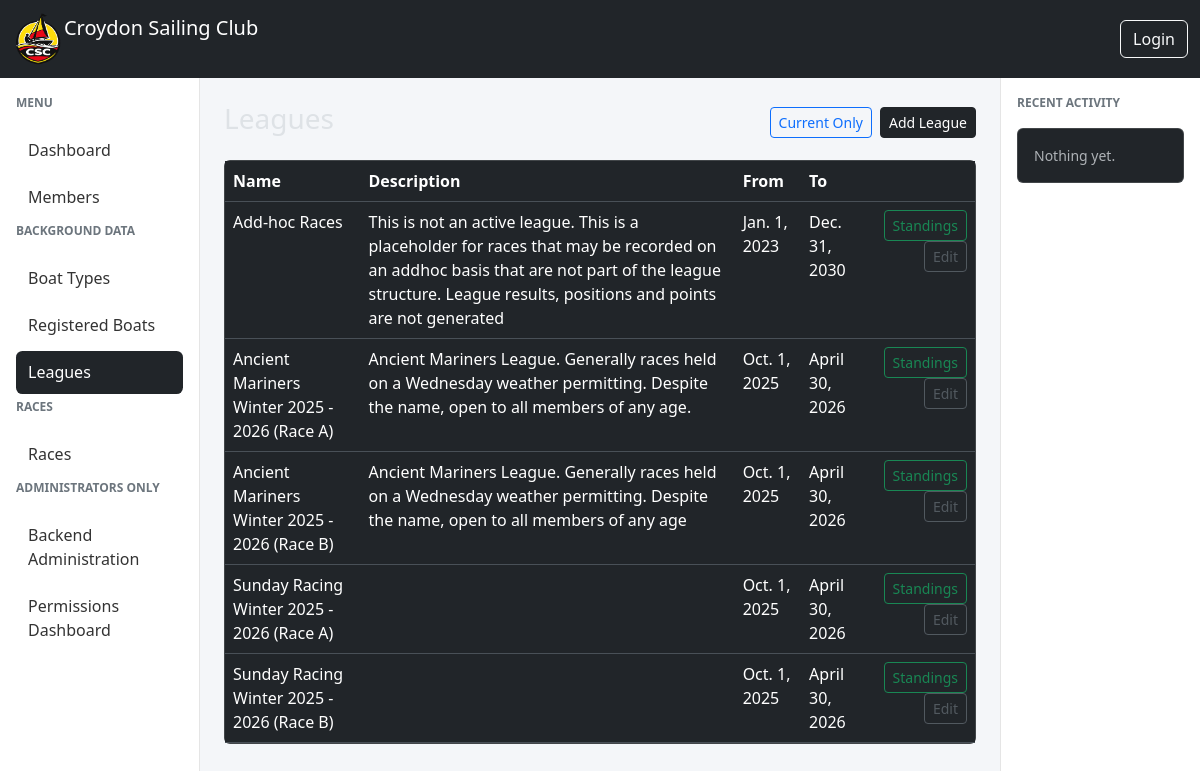
Screenshot of /leagues/ with the database file from the repository.
### races/models.py (models this page shows, shortened)
class League(models.Model):
    name = models.CharField(max_length=200, unique=True)
    description = models.CharField(max_length=200, blank=True)
    date_from = models.DateField(help_text='The first date a race can be added to this league')
    date_to = models.DateField(help_text='The last date a race can be added to this league')

### races/views.py (the view)
# urls.py: path("leagues/", LeagueListView.as_view(), name="leagues-list"),
class LeagueListView(ListView):
    model = League
    template_name = "races/leagues_list.html"
    context_object_name = "leagues"
    ordering = ["date_from"]
    def get_queryset(self):
        qs = super().get_queryset()
        current = self.request.GET.get("current")
        if current:
            today = timezone.now().date()
            qs = qs.filter(date_from__lte=today, date_to__gte=today)
        return qs

### races/templates/races/leagues_list.html (shortened to what this page needs)
{% extends "base.html" %}
{% block content %}
<div class="d-flex justify-content-between align-items-center mb-3">
    <h3>Leagues</h3>
    <div class="d-flex gap-2">
        {% if request.GET.current %}
            <a href="{% url 'leagues-list' %}"
               class="btn btn-outline-secondary btn-sm">
                Show All
            </a>
        {% else %}
            <a href="?current=1"
               class="btn btn-outline-primary btn-sm">
                Current Only
            </a>
        {% endif %}
        <a href="{% url 'leagues-add' %}" class="btn btn-dark btn-sm">
            Add League
        </a>
    </div>
</div>
<div class="card">
    <div class="table-responsive">
        <table class="table table-hover mb-0">
            <thead>
                <tr>
                    <th>Name</th>
                    <th>Description</th>
                    <th>From</th>
                    <th>To</th>
                    <th></th>
                </tr>
            </thead>
            <tbody>
                {% for league in leagues %}
                <tr>
                    <td>{{ league.name }}</td>
                    <td>{{ league.description }}</td>
                    <td>{{ league.date_from }}</td>
                    <td>{{ league.date_to }}</td>
                    <td class="text-end">
                        <a href="{% url 'league-table' league.pk %}"
                            class="btn btn-sm btn-outline-success">
                            Standings
                        </a>
                        {% if perms.races.change_league %}
                            <a href="{% url 'leagues-edit' league.pk %}"
                            class="btn btn-sm btn-outline-primary">
                                Edit
                            </a>
                        {% else %}
                            <a href="{% url 'leagues-edit' league.pk %}"
                            class="btn btn-sm btn-outline-secondary disabled">
                                Edit
                            </a>
                        {% endif %}
                    </td>
                </tr>
                {% empty %}
                <tr>
                    <td colspan="4" class="text-center text-muted">
                        No Leagues yet.
                    </td>
                </tr>
                {% endfor %}
            </tbody>
        </table>
    </div>
</div>
{% endblock %}

### csc_manager/templates/base.html (style rules this page uses)
body { background-color: #f4f6f9; }

### rows the page displays
League: name "Add-hoc Races", description "This is not an active league. This is a placeholder for races that may be recorded on an addhoc basis that are not part of the league structure. League results, positions and points are not generated", date_from "Jan. 1, 2023", date_to "Dec. 31, 2030"
League: name "Ancient Mariners Winter 2025 - 2026 (Race A)", description "Ancient Mariners League. Generally races held on a Wednesday weather permitting. Despite the name, open to all members of any age.", date_from "Oct. 1, 2025", date_to "April 30, 2026"
League: name "Ancient Mariners Winter 2025 - 2026 (Race B)", description "Ancient Mariners League. Generally races held on a Wednesday weather permitting. Despite the name, open to all members of any age", date_from "Oct. 1, 2025", date_to "April 30, 2026"
League: name "Sunday Racing Winter 2025 - 2026 (Race A)", date_from "Oct. 1, 2025", date_to "April 30, 2026"
League: name "Sunday Racing Winter 2025 - 2026 (Race B)", date_from "Oct. 1, 2025", date_to "April 30, 2026"
